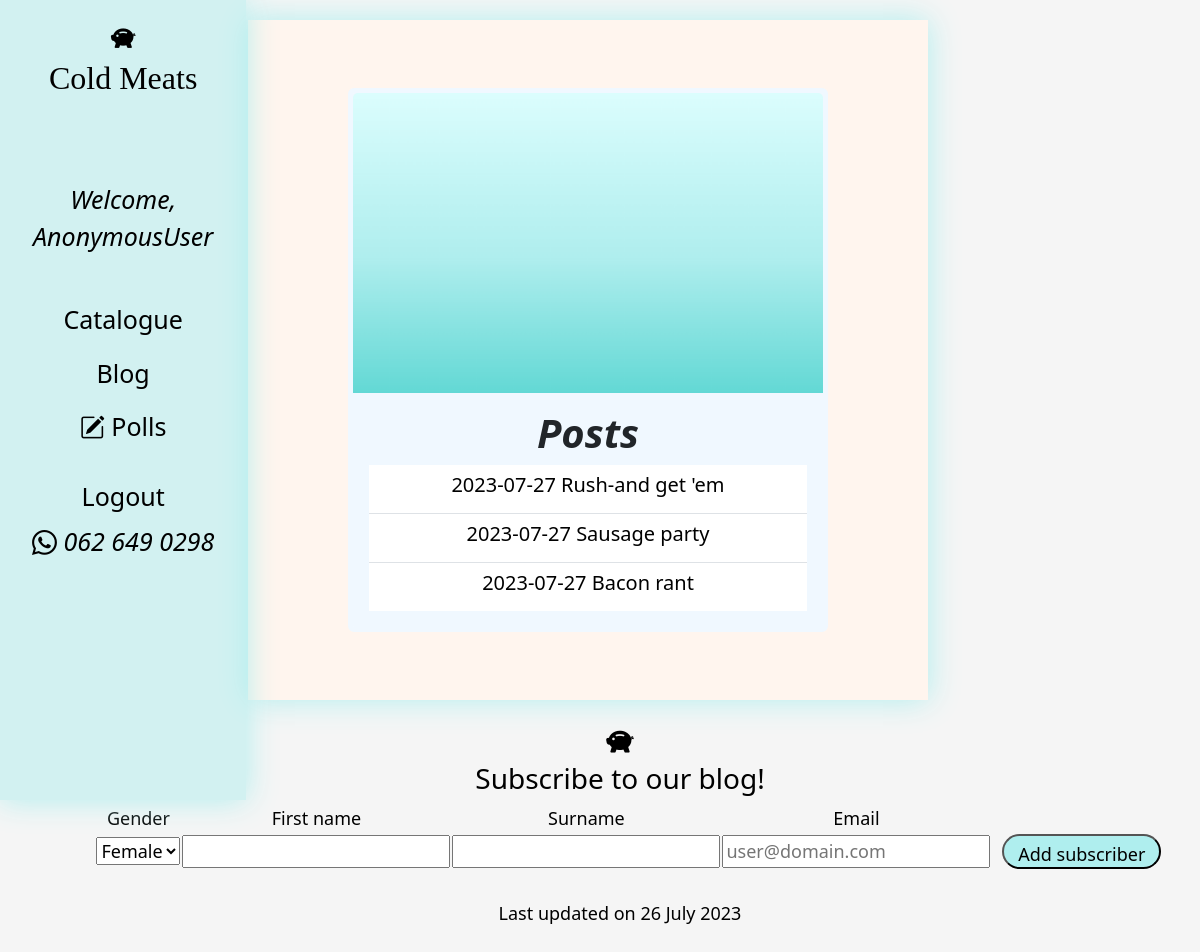
Screenshot of /blog/ with the database file from the repository.
### blog/models.py (models this page shows, shortened)
class Post(models.Model):
    title = models.CharField(max_length = 140)
    body = models.TextField()
    signature = models.CharField(max_length = 140, default = "It is tender and delicious")
    date = models.DateTimeField()

### blog/templates/blog.html (shortened to what this page needs)
{% extends "cold meats.html" %}
{% load static %}
	{% block content %}
		<section>
			<div class="container-fluid text-center">
				<div class="row my-5 align-items-center justify-content-center">
					<div class = "col d-flex justify-content-center">
						<div class="card" style="width: 30rem; background-color: AliceBlue; border: 5px solid AliceBlue;">
							<img src= "{% static 'assets/card_img.png' %}" alt="Poll" class="card-img-top">
							<div class="card-body" id="no-underline">
								<h1 class="card-title"><i>Posts</i></h1>
								<ul class="list-group list-group-flush" >
									{% for post in object_list %}
									<li class="list-group-item card_li">
										<a href="/blog/{{post.id}}" style="text-decoration: none; color: black;">
											<div >
												<h5 >{{ post.date|date:"Y-m-d" }}
													<a href="/blog/{{post.id}}" style="text-decoration: none; color: black; font-size:18;">{{ post.title }}
													</a>
												</h5>
											</div>
										</a>
									</li>
									{% endfor %}
								</ul>
							</div>
						</div>
					</div>
				</div>
			</div>
		</section>
	{% endblock %}

### catalogue/static/CSS/StyleSheet_cold_meats.css (style rules this page uses)
h1 { font-weight: bold; text-align: center; }
body { color: black; font-size: 20px; background-color: #FFF5EE; text-align: justify; text-align: center; }
.card { border: 5px solid AliceBlue; background-color: AliceBlue; transition: border-color 0.3s ease, box-shadow 0.3s; position: static; width: 30rem; }
.card-img-top { height: 300px; object-fit: cover; }
section { color: black; box-shadow: 0 0 30px #AFEEEE; padding: 20px; margin: 20px; position: static; background-color: #FFF5EE; padding-left: 20px; }
.card_li { text-decoration: none; color: black; }

### rows the page displays
Post: date "2023-07-27", title "Rush-and get 'em"
Post: date "2023-07-27", title "Sausage party"
Post: date "2023-07-27", title "Bacon rant"

### other values shown
{{ request.user }} "AnonymousUser"
